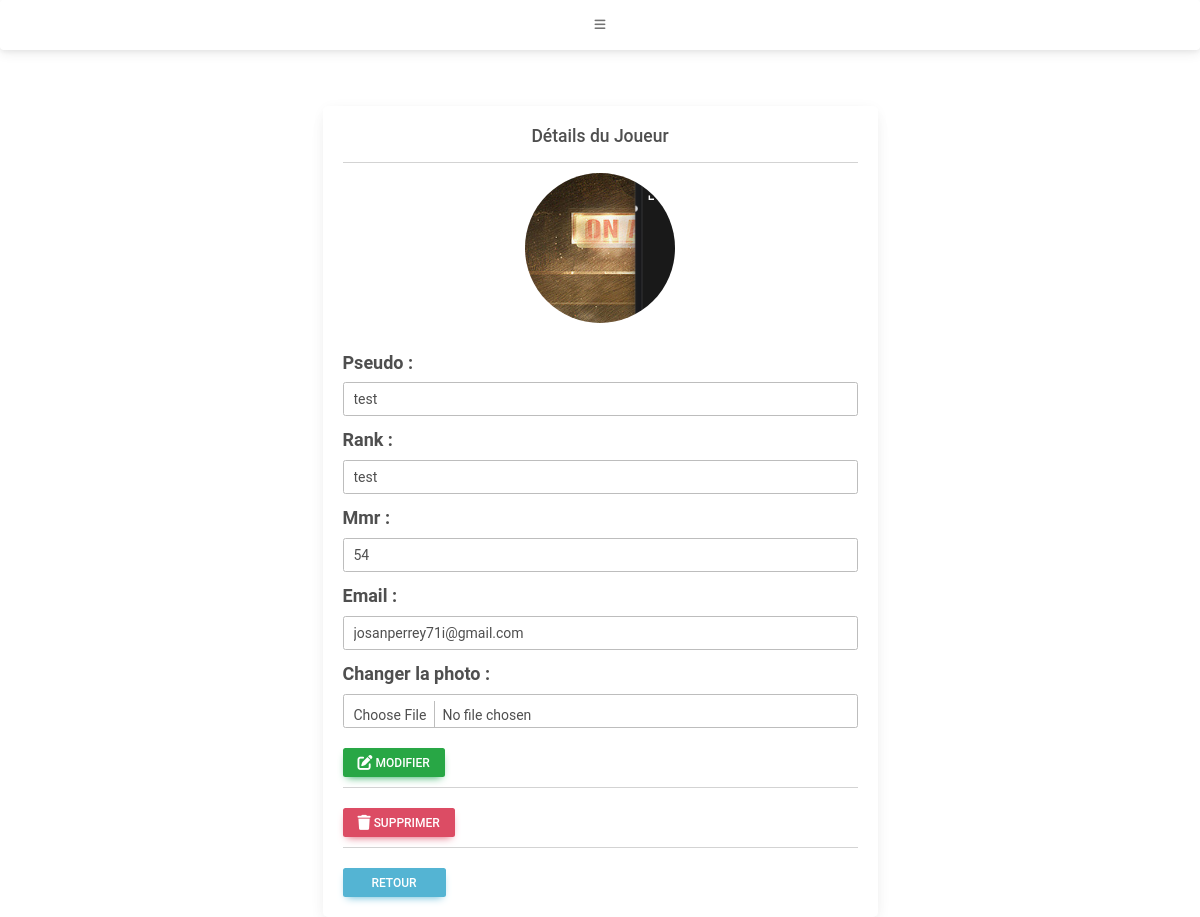
The page /MVC_Advanced_Perso/index.php?controller=joueurs&action=detail&id=15 on the database its author committed.
### tables this page shows
CREATE TABLE IF NOT EXISTS `joueur` (
  `idjoueur` int NOT NULL AUTO_INCREMENT,
  `pseudo` varchar(64) NOT NULL,
  `rankrl` varchar(64) NOT NULL,
  `mmr` int NOT NULL,
  `email` varchar(128) NOT NULL,
  `photo` varchar(255) DEFAULT NULL,
  PRIMARY KEY (`idjoueur`),
  KEY `email` (`email`)
);

### MVC_Advanced_Perso/model/Joueur.php (called while the page is built, shortened)
<?php
    class Joueur{
        private $table='Joueur';
        private $connexion;
        public function __construct($connexion) {
            $this->connexion= $connexion;
        }
        public function getById($id){
            $query = $this->connexion->prepare("SELECT idjoueur,pseudo,rankrl,mmr,email,photo FROM ".$this->table. " WHERE idjoueur = :id");
            $query->execute(array(
                "id" => $id
            ));
            $result = $query->fetchObject();
            return $result;
        }
    }

### MVC_Advanced_Perso/core/connecteur.php (called while the page is built, shortened)
<?php
    class Connecteur{
            private $driver;
            private $host, $user, $pass, $database, $charset;
            public function __construct(){
                $this->driver=DB_DRIVER;
                $this->host=DB_HOST;
                $this->user=DB_USER;
                $this->pass=DB_PASS;
                $this->database=DB_DATABASE;
                $this->charset=DB_CHARSET;
            }
            public function connexion(){
                $bdd = $this->driver . ':host=' . $this->host . ';dbname=' .
                    $this->database . ';charset=' . $this->charset;
                try{
                    $connection = new PDO($bdd, $this->user, $this->pass);
                    $connection->setAttribute(PDO::ATTR_ERRMODE, PDO::ERRMODE_EXCEPTION);
                    return $connection;
                }catch (PDOException $e){
                    throw new Exception('Probleme de connexion à la base
                        de donnée. Merci de prévenir votre administrateur');
                }
            }
    }
?>

### MVC_Advanced_Perso/view/detailView.php (the view, shortened to what this page needs)
<!DOCTYPE html>
<html lang="fr">
<head>
    <link href="//maxcdn.bootstrapcdn.com/bootstrap/3.2.0/css/bootstrap.min.css" rel="stylesheet" type="text/css" />
</head>
<body>
    <?php include 'composantView/navBar.php'; ?>
    <div class="container">
        <div class="row justify-content-center">
            <div class="col-lg-6 col-md-8">
                <div class="card">
                    <h3>Détails du Joueur</h3>
                    <hr/>
                    <form action="index.php?controller=joueurs&action=maj" method="post" enctype="multipart/form-data">
                        <h3><img src="<?php echo $data["joueur"]->photo ?>" alt="Photo de profil" class="profile-photo"><br><br>
                        </h3>
                        <div class="form-group">
                            <label for="pseudo_rl">Pseudo :</label>
                            <input type="text" name="pseudo_rl" value="<?php echo $data["joueur"]->pseudo ?>" class="form-control" />
                        </div>
                        <div class="form-group">
                            <label for="rankrl_rl">Rank :</label>
                            <input type="text" name="rankrl_rl" value="<?php echo $data["joueur"]->rankrl ?>" class="form-control" />
                        </div>
                        <div class="form-group">
                            <label for="mmr_rl">Mmr :</label>
                            <input type="text" name="mmr_rl" value="<?php echo $data["joueur"]->mmr ?>" class="form-control" />
                        </div>
                        <div class="form-group">
                            <label for="email_rl">Email :</label>
                            <input type="text" name="email_rl" value="<?php echo $data["joueur"]->email ?>" class="form-control" />
                        </div>
                        <div class="form-group">
                            <label for="photo_rl">Changer la photo :</label>
                            <input type="file" name="photo_rl" id="photo_rl" class="form-control" accept="image/*"/>
                        </div>
                        <button type="submit" class="btn btn-success btn-large-text">
                            <i class="fa-solid fa-pen-to-square fa-lg" style="color: #ffffff;"></i> Modifier
                        </button>
                        </form>
                    <hr/>
                    <form action="index.php?controller=joueurs&action=delete" method="post" onsubmit="return confirm('Êtes-vous sûr de vouloir supprimer ce joueur ?');">
                        <button type="submit" class="btn btn-danger">
                            <i class="fa-solid fa-trash fa-lg"></i> Supprimer
                        </button>
                    </form>
                    <hr/>
                    <a href="index.php" class="btn btn-info">Retour</a>
                </div>
            </div>
        </div>
    </div>
</body>
</html>

### MVC_Advanced_Perso/view/detailView.php (style rules this page uses)
.profile-photo { width: 150px; height: 150px; border-radius: 50%; object-fit: cover; }
.container { margin-top: 10px; }
.card { padding: 20px; border-radius: 8px; box-shadow: 0 0 15px rgba(0, 0, 0, 0.1); background-color: white; text-align: left; }
.form-group { margin-bottom: 10px; font-size: 18px; }
h3 { text-align: center; }
.btn { margin-top: 10px; }
input.form-control, textarea.form-control { font-size: 14px; padding: 10px; line-height: 1.5; }
.btn-success { background-color: #28a745 !important; border-color: #28a745 !important; font-size: 12px !important; }
.btn-danger { font-size: 12px !important; }
.btn-info { font-size: 12px !important; padding: 10px 20px; width: 20% !important; display: inline-block; }

### MVC_Advanced_Perso/view/composantView/navBar.php (style rules this page uses)
body { font-size: 16px; }

### rows shown on the page
joueur: photo (picture), pseudo_rl "test", rankrl_rl "test", mmr_rl "54", email_rl "josanperrey71i@gmail.com"
